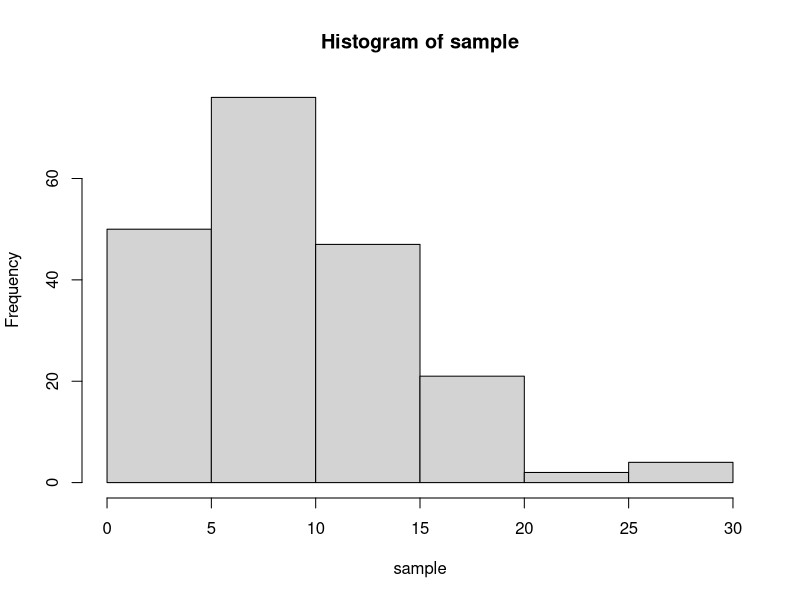
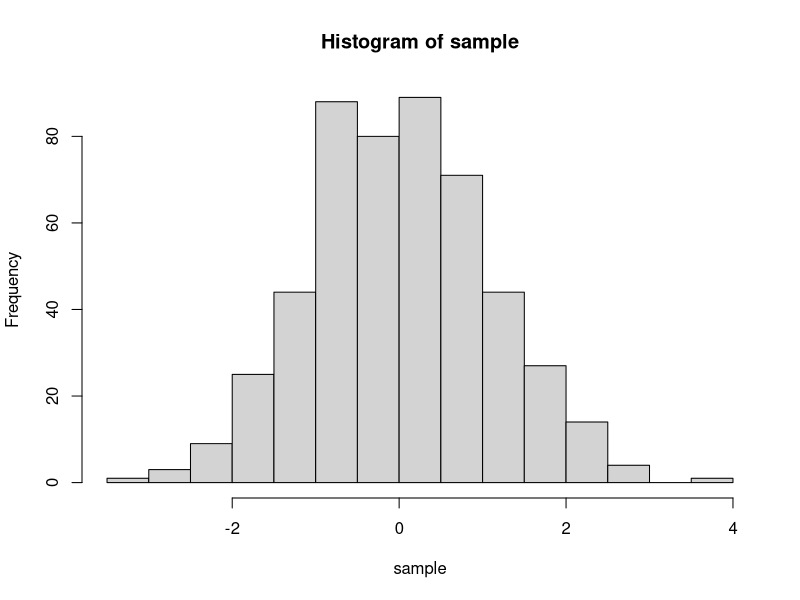

Reproduce these figures in R, in order. (Note: this script raises an error after producing the figures.)
test_coverage <- function(df, verbose=FALSE){
  
  results <- df %>%
    mutate(I = truth <= value) %>%
    group_by(quantile) %>%
    mutate(I_lag = lag(I)) %>%
    mutate(I11 = ifelse(is.na(I_lag), NA, I_lag & I), 
           I00 = ifelse(is.na(I_lag), NA, !I_lag & !I), 
           I01 = ifelse(is.na(I_lag), NA, !I_lag & I),
           I10 = ifelse(is.na(I_lag), NA, I_lag & !I)) %>%
    drop_na() %>%
    summarize(n1 = sum(I), 
              n0 = sum(1 - I), 
              p1 = mean(I),
              
              n00 = sum(I00),
              n01 = sum(I01),
              n10 = sum(I10),
              n11 = sum(I11),
              
              p = (n01 + n11)/(n00 + n01 + n10 + n11),
              
              p00 = n00/(n00 + n01),
              p01 = n01/(n00 + n01),
              p10 = n10/(n10 + n11),
              p11 = n11/(n10 + n11),
              
              L_uc_0 = (1 - unique(quantile))^n0 * unique(quantile)^n1,
              L_uc_1 = (1 - p1)^n0 * p1^n1,
              
              LR_uc = -2*log(L_uc_0/L_uc_1),
              p_uc = 1-pchisq(LR_uc, 1),
              
              L_ind_0 = (1 - p)^(n00 + n10) * p^(n01 + n11),
              L_ind_1 = p00^n00 * p01^n01 * p10^n10 * p11^n11,
              LR_ind = -2*log(L_ind_0/L_ind_1),
              p_ind = 1-pchisq(LR_ind, 1),
              
              LR_cc = -2*log(L_uc_0/L_ind_1),
              p_cc = 1-pchisq(LR_cc, 2)
    )
  
  if(!verbose){
    results <- results %>%
      select(c(quantile, p_uc, p_ind, p_cc))
  }
  
  return(results)
}


# Example

alphas <- round(seq(0.1, 0.9, 0.1), 3)

size=5
mu=10
sample <- rnbinom(200, size=size, mu=mu)
F <- qnbinom(p=alphas, size=size, mu=mu)
hist(sample)

sample <- rnorm(500)
F <- qnorm(p=alphas)
hist(sample)

F <- data.frame(quantile=alphas, value=F)

df <- bind_rows(replicate(length(sample), F, simplify = FALSE))
df$truth <- rep(sample, each=length(alphas))
df$index <- rep(1:length(sample), each=length(alphas))

res <- test_coverage(df)


sample_norm <- function(n=100, alphas=round(seq(0.1, 0.9, 0.1), 3)){
  sample <- rnorm(n)
  F <- qnorm(p=alphas)
  F <- data.frame(quantile=alphas, value=F)
  df <- bind_rows(replicate(length(sample), F, simplify = FALSE))
  df$truth <- rep(sample, each=length(alphas))
  df$index <- rep(1:length(sample), each=length(alphas))
  return(df)
}

sample_negbin <- function(n=100, size=5, mu=10, alphas=round(seq(0.1, 0.9, 0.1), 3)){
  sample <- rnbinom(n, size=size, mu=mu)
  F <- qnbinom(p=alphas, size=size, mu=mu)
  F <- data.frame(quantile=alphas, value=F)
  df <- bind_rows(replicate(length(sample), F, simplify = FALSE))
  df$truth <- rep(sample, each=length(alphas))
  df$index <- rep(1:length(sample), each=length(alphas))
  return(df)
}


res <- test_coverage(sample_norm())

results_df = data.frame()
for (i in 1:1000){
  res <- test_coverage(sample_norm(200))
  res$index <- i
  results_df <- bind_rows(results_df, res)
}
mean(results_df$p_cc < 0.05)

results_df %>%
  group_by(quantile) %>%
  summarize(false_positive = mean(p_cc < 0.05))




results_df = data.frame()
for (i in 1:1000){
  res <- test_coverage(sample_negbin(200))
  res$index <- i
  results_df <- bind_rows(results_df, res)
}
mean(results_df$p_cc < 0.05)

results_df %>%
  group_by(quantile) %>%
  summarize(false_positive = mean(p_cc < 0.05))




